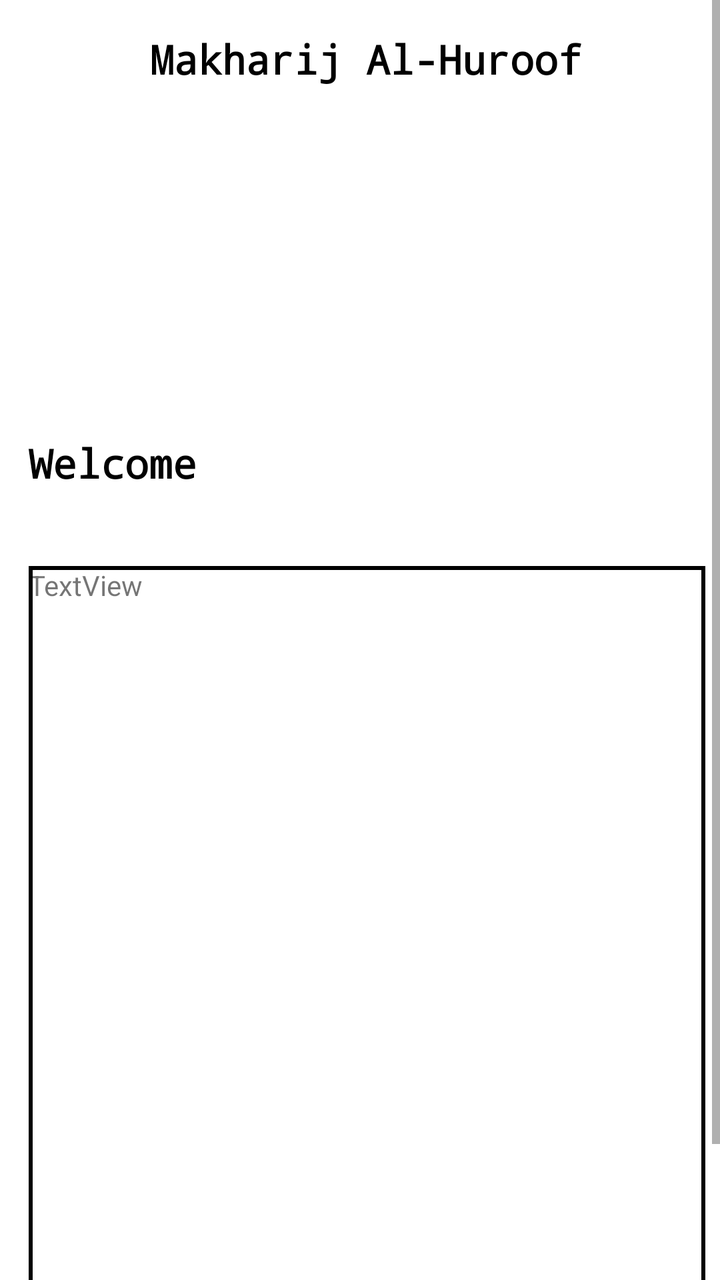
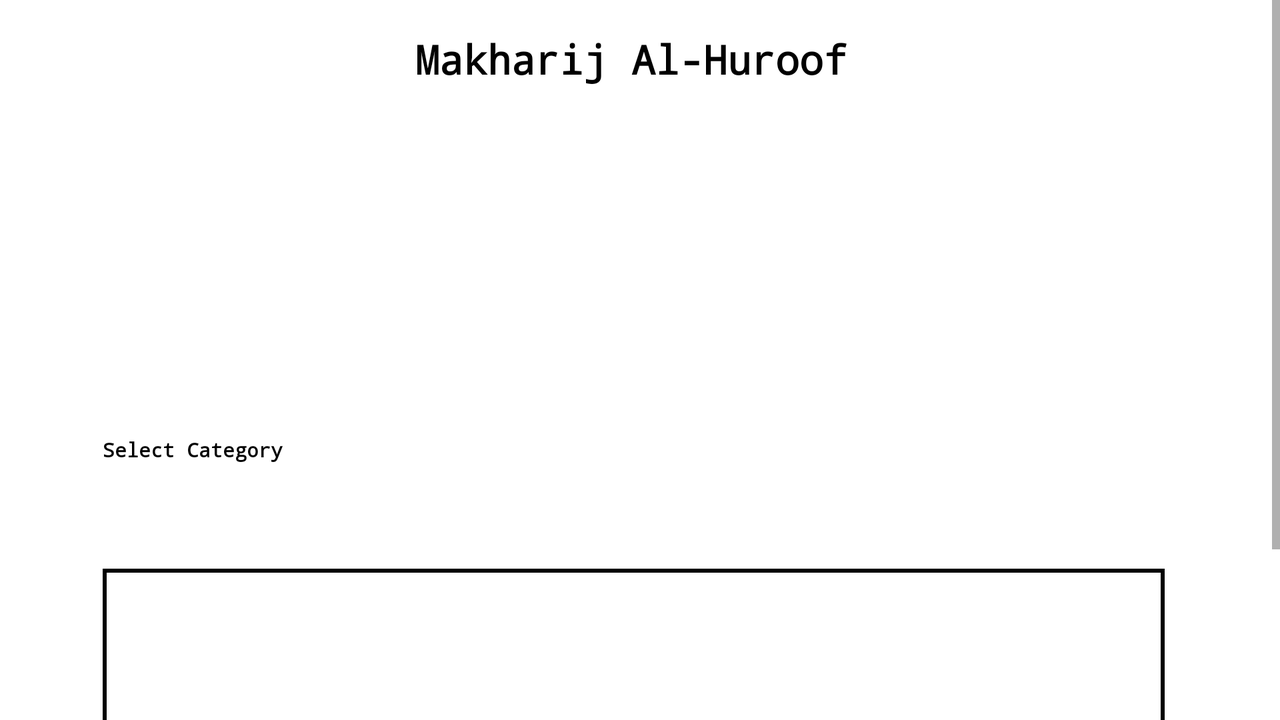

Compare how this app lays out the same screen by default and in its alternative resource folder. The renders come first, then the two layout files and the values they reference.
<!-- AndroidManifest.xml: application theme Theme.Makharij_al_huroof -->
<!-- res/layout/activity_learn_page.xml -->
<?xml version="1.0" encoding="utf-8"?>
<ScrollView xmlns:android="http://schemas.android.com/apk/res/android"
    xmlns:app="http://schemas.android.com/apk/res-auto"
    xmlns:tools="http://schemas.android.com/tools"
    android:layout_width="match_parent"
    android:layout_height="match_parent"
    tools:context=".Layouts.Learn_page">
    <androidx.constraintlayout.widget.ConstraintLayout
        android:layout_width="match_parent"
        android:layout_height="match_parent"
        >

        <androidx.constraintlayout.widget.Guideline
            android:id="@+id/guidelineTop"
            android:layout_width="wrap_content"
            android:layout_height="wrap_content"
            android:orientation="horizontal"
            app:layout_constraintGuide_begin="16dp" />

        <androidx.constraintlayout.widget.Guideline
            android:id="@+id/guidelineLeft"
            android:layout_width="wrap_content"
            android:layout_height="wrap_content"
            android:orientation="vertical"
            app:layout_constraintGuide_percent="0.04" />

        <androidx.constraintlayout.widget.Guideline
            android:id="@+id/guidelineRight"
            android:layout_width="wrap_content"
            android:layout_height="wrap_content"
            android:orientation="vertical"
            app:layout_constraintGuide_percent="0.98" />

        <androidx.constraintlayout.widget.Guideline
            android:id="@+id/guidelineBottom"
            android:layout_width="wrap_content"
            android:layout_height="wrap_content"
            android:orientation="horizontal"
            app:layout_constraintGuide_begin="716dp" />

        <TextView
            android:id="@+id/Title"
            android:layout_width="wrap_content"
            android:layout_height="wrap_content"
            android:fontFamily="monospace"
            android:text="Makharij Al-Huroof"
            android:textColor="@color/black"
            android:textSize="20dp"
            android:textStyle="bold"
            app:layout_constraintEnd_toStartOf="@+id/guidelineRight"
            app:layout_constraintHorizontal_bias="0.496"
            app:layout_constraintStart_toStartOf="@+id/guidelineLeft"
            app:layout_constraintTop_toTopOf="@+id/guidelineTop" />

        <ImageView
            android:id="@+id/imageView2"
            android:layout_width="260dp"
            android:layout_height="143dp"
            app:layout_constraintEnd_toEndOf="parent"
            app:layout_constraintStart_toStartOf="@+id/guidelineLeft"
            app:layout_constraintTop_toBottomOf="@+id/Title"
            app:srcCompat="@drawable/book" />

        <TextView
            android:id="@+id/welcome"
            android:layout_width="wrap_content"
            android:layout_height="wrap_content"
            android:layout_marginTop="32dp"
            android:fontFamily="monospace"
            android:text="Welcome"
            android:textColor="@color/black"
            android:textSize="20dp"
            android:textStyle="bold"
            app:layout_constraintEnd_toStartOf="@+id/spinner"
            app:layout_constraintHorizontal_bias="0.0"
            app:layout_constraintStart_toStartOf="@+id/guidelineLeft"
            app:layout_constraintTop_toBottomOf="@+id/imageView2" />

        <Spinner
            android:background="@drawable/border"
            android:id="@+id/spinner"
            android:layout_width="wrap_content"
            android:layout_height="27dp"
            android:layout_marginTop="32dp"
            app:layout_constraintEnd_toStartOf="@+id/guidelineRight"
            app:layout_constraintTop_toBottomOf="@+id/imageView2" />

        <TextView
            android:id="@+id/text_area"
            android:layout_width="0dp"
            android:layout_height="430dp"
            android:text="TextView"
            android:background="@drawable/border"
            app:layout_constraintBottom_toTopOf="@+id/guidelineBottom"
            app:layout_constraintEnd_toStartOf="@+id/guidelineRight"
            app:layout_constraintHorizontal_bias="0.0"
            app:layout_constraintStart_toStartOf="@+id/guidelineLeft"
            app:layout_constraintTop_toBottomOf="@+id/welcome"
            app:layout_constraintVertical_bias="0.926" />

    </androidx.constraintlayout.widget.ConstraintLayout>

</ScrollView>
<!-- resources referenced by this layout -->
<resources>
  <!-- drawable border (drawable) -->
  <?xml version="1.0" encoding="utf-8"?>
      <shape xmlns:android="http://schemas.android.com/apk/res/android"
          android:shape="rectangle" >
  
          <stroke
              android:width="2dp"
              android:color="#000000" />
  
      </shape>
  <style name="Theme.Makharij_al_huroof" parent="Theme.MaterialComponents.DayNight.DarkActionBar">
          
          <item name="colorPrimary">@color/purple_500</item>
          <item name="colorPrimaryVariant">@color/purple_700</item>
          <item name="colorOnPrimary">@color/white</item>
          
          <item name="colorSecondary">@color/teal_200</item>
          <item name="colorSecondaryVariant">@color/teal_700</item>
          <item name="colorOnSecondary">@color/black</item>
          
          <item name="android:statusBarColor" tools:targetApi="l">?attr/colorPrimaryVariant</item>
          
      </style>
</resources>
<!-- res/layout-land/activity_learn_page.xml (the author's variant of the layout above) -->
<!-- drawn on the phone turned sideways -->
<?xml version="1.0" encoding="utf-8"?>
<ScrollView xmlns:android="http://schemas.android.com/apk/res/android"
    xmlns:app="http://schemas.android.com/apk/res-auto"
    xmlns:tools="http://schemas.android.com/tools"
    android:layout_width="match_parent"
    android:layout_height="match_parent"
    tools:context=".Layouts.Learn_page">
    <androidx.constraintlayout.widget.ConstraintLayout
        android:layout_width="match_parent"
        android:layout_height="match_parent"
        >

        <androidx.constraintlayout.widget.Guideline
            android:id="@+id/guidelineTop"
            android:layout_width="wrap_content"
            android:layout_height="wrap_content"
            android:orientation="horizontal"
            app:layout_constraintGuide_begin="16dp" />

        <androidx.constraintlayout.widget.Guideline
            android:id="@+id/guidelineLeft"
            android:layout_width="wrap_content"
            android:layout_height="wrap_content"
            android:orientation="vertical"
            app:layout_constraintGuide_percent="0.08" />

        <androidx.constraintlayout.widget.Guideline
            android:id="@+id/guidelineRight"
            android:layout_width="wrap_content"
            android:layout_height="wrap_content"
            android:orientation="vertical"
            app:layout_constraintGuide_percent="0.91" />

        <androidx.constraintlayout.widget.Guideline
            android:id="@+id/guidelineBottom"
            android:layout_width="wrap_content"
            android:layout_height="wrap_content"
            android:orientation="horizontal"
            app:layout_constraintGuide_begin="472dp" />

        <TextView
            android:id="@+id/Title"
            android:layout_width="wrap_content"
            android:layout_height="wrap_content"
            android:fontFamily="monospace"
            android:text="Makharij Al-Huroof"
            android:textColor="@color/black"
            android:textSize="20dp"
            android:textStyle="bold"
            app:layout_constraintEnd_toStartOf="@+id/guidelineRight"
            app:layout_constraintHorizontal_bias="0.496"
            app:layout_constraintStart_toStartOf="@+id/guidelineLeft"
            app:layout_constraintTop_toTopOf="@+id/guidelineTop" />

        <ImageView
            android:id="@+id/imageView2"
            android:layout_width="260dp"
            android:layout_height="143dp"
            app:layout_constraintEnd_toStartOf="@+id/guidelineRight"
            app:layout_constraintStart_toStartOf="@+id/guidelineLeft"
            app:layout_constraintTop_toBottomOf="@+id/Title"
            app:srcCompat="@drawable/book" />

        <TextView
            android:id="@+id/welcome"
            android:layout_width="wrap_content"
            android:layout_height="wrap_content"
            android:layout_marginTop="32dp"
            android:fontFamily="monospace"
            android:text="Select Category"
            android:textColor="@color/black"
            android:textSize="10dp"
            android:textStyle="bold"
            app:layout_constraintEnd_toStartOf="@+id/spinner"
            app:layout_constraintHorizontal_bias="0.0"
            app:layout_constraintStart_toStartOf="@+id/guidelineLeft"
            app:layout_constraintTop_toBottomOf="@+id/imageView2" />

        <Spinner
            android:background="@drawable/border"
            android:id="@+id/spinner"
            android:layout_width="wrap_content"
            android:layout_height="27dp"
            android:layout_marginTop="32dp"
            app:layout_constraintEnd_toStartOf="@+id/guidelineRight"
            app:layout_constraintTop_toBottomOf="@+id/imageView2" />

        <TextView
            android:id="@+id/text_area"
            android:layout_width="0dp"
            android:layout_height="178dp"
            android:background="@drawable/border"
            android:padding="5dp"
            android:textColor="@color/black"
            android:textSize="15dp"
            app:layout_constraintBottom_toTopOf="@+id/guidelineBottom"
            app:layout_constraintEnd_toStartOf="@+id/guidelineRight"
            app:layout_constraintStart_toStartOf="@+id/guidelineLeft"
            app:layout_constraintTop_toBottomOf="@+id/welcome"
            app:layout_constraintVertical_bias="0.843" />

    </androidx.constraintlayout.widget.ConstraintLayout>

</ScrollView>
